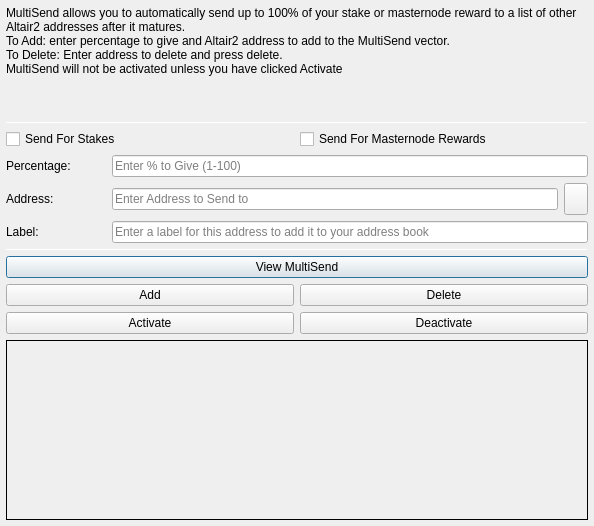
<?xml version="1.0" encoding="UTF-8"?>
<ui version="4.0">
 <class>MultiSendDialog</class>
 <widget class="QDialog" name="MultiSendDialog">
  <property name="windowModality">
   <enum>Qt::NonModal</enum>
  </property>
  <property name="geometry">
   <rect>
    <x>0</x>
    <y>0</y>
    <width>594</width>
    <height>526</height>
   </rect>
  </property>
  <property name="windowTitle">
   <string>MultiSend</string>
  </property>
  <layout class="QVBoxLayout" name="verticalLayout" stretch="0">
   <property name="leftMargin">
    <number>6</number>
   </property>
   <property name="topMargin">
    <number>6</number>
   </property>
   <property name="rightMargin">
    <number>6</number>
   </property>
   <property name="bottomMargin">
    <number>6</number>
   </property>
   <item>
    <layout class="QVBoxLayout" name="verticalLayout_Main" stretch="1,1,1,0,1,1,1">
     <item>
      <widget class="QLabel" name="label_2">
       <property name="lineWidth">
        <number>1</number>
       </property>
       <property name="text">
        <string>MultiSend allows you to automatically send up to 100% of your stake or masternode reward to a list of other Altair2 addresses after it matures.
To Add: enter percentage to give and Altair2 address to add to the MultiSend vector.
To Delete: Enter address to delete and press delete.
MultiSend will not be activated unless you have clicked Activate</string>
       </property>
       <property name="alignment">
        <set>Qt::AlignLeading|Qt::AlignLeft|Qt::AlignTop</set>
       </property>
       <property name="wordWrap">
        <bool>true</bool>
       </property>
      </widget>
     </item>
     <item>
      <widget class="Line" name="line">
       <property name="minimumSize">
        <size>
         <width>0</width>
         <height>1</height>
        </size>
       </property>
       <property name="maximumSize">
        <size>
         <width>16777215</width>
         <height>1</height>
        </size>
       </property>
       <property name="orientation">
        <enum>Qt::Horizontal</enum>
       </property>
      </widget>
     </item>
     <item>
      <layout class="QVBoxLayout" name="verticalLayout_Settings">
       <item>
        <layout class="QHBoxLayout" name="horizontalLayout">
         <item>
          <widget class="QCheckBox" name="multiSendStakeCheckBox">
           <property name="text">
            <string>Send For Stakes</string>
           </property>
          </widget>
         </item>
         <item>
          <widget class="QCheckBox" name="multiSendMasternodeCheckBox">
           <property name="text">
            <string>Send For Masternode Rewards</string>
           </property>
          </widget>
         </item>
        </layout>
       </item>
       <item>
        <layout class="QHBoxLayout" name="horizontalLayout_6">
         <item>
          <widget class="QLabel" name="label">
           <property name="minimumSize">
            <size>
             <width>100</width>
             <height>0</height>
            </size>
           </property>
           <property name="toolTip">
            <string>Percentage of stake to send</string>
           </property>
           <property name="text">
            <string>Percentage:</string>
           </property>
          </widget>
         </item>
         <item>
          <widget class="QLineEdit" name="multiSendPercentEdit">
           <property name="toolTip">
            <string>Enter whole numbers 1 - 100</string>
           </property>
           <property name="placeholderText">
            <string>Enter % to Give (1-100)</string>
           </property>
          </widget>
         </item>
        </layout>
       </item>
       <item>
        <layout class="QHBoxLayout" name="horizontalLayout_7">
         <item>
          <widget class="QLabel" name="label_5">
           <property name="minimumSize">
            <size>
             <width>100</width>
             <height>0</height>
            </size>
           </property>
           <property name="toolTip">
            <string>Address to send portion of stake to</string>
           </property>
           <property name="text">
            <string>Address:</string>
           </property>
          </widget>
         </item>
         <item>
          <widget class="QLineEdit" name="multiSendAddressEdit">
           <property name="toolTip">
            <string/>
           </property>
           <property name="placeholderText">
            <string>Enter Address to Send to</string>
           </property>
          </widget>
         </item>
         <item>
          <widget class="QToolButton" name="addressBookButton">
           <property name="maximumSize">
            <size>
             <width>16777215</width>
             <height>32</height>
            </size>
           </property>
           <property name="toolTip">
            <string>Choose an address from the address book</string>
           </property>
           <property name="text">
            <string/>
           </property>
           <property name="icon">
            <iconset resource="../altair2.qrc">
             <normaloff>:/icons/address-book</normaloff>:/icons/address-book</iconset>
           </property>
           <property name="shortcut">
            <string>Alt+A</string>
           </property>
          </widget>
         </item>
        </layout>
       </item>
      </layout>
     </item>
     <item>
      <layout class="QHBoxLayout" name="horizontalLayout_3">
       <item>
        <widget class="QLabel" name="label_3">
         <property name="minimumSize">
          <size>
           <width>100</width>
           <height>0</height>
          </size>
         </property>
         <property name="text">
          <string>Label:</string>
         </property>
        </widget>
       </item>
       <item>
        <widget class="QLineEdit" name="labelAddressLabelEdit">
         <property name="placeholderText">
          <string>Enter a label for this address to add it to your address book</string>
         </property>
        </widget>
       </item>
      </layout>
     </item>
     <item>
      <widget class="Line" name="line_2">
       <property name="minimumSize">
        <size>
         <width>0</width>
         <height>1</height>
        </size>
       </property>
       <property name="maximumSize">
        <size>
         <width>16777215</width>
         <height>1</height>
        </size>
       </property>
       <property name="orientation">
        <enum>Qt::Horizontal</enum>
       </property>
      </widget>
     </item>
     <item>
      <layout class="QVBoxLayout" name="verticalLayout_Buttons">
       <item>
        <layout class="QHBoxLayout" name="horizontalLayout_4">
         <item>
          <widget class="QPushButton" name="viewButton">
           <property name="toolTip">
            <string/>
           </property>
           <property name="statusTip">
            <string>View MultiSend Vector</string>
           </property>
           <property name="text">
            <string>View MultiSend</string>
           </property>
          </widget>
         </item>
        </layout>
       </item>
       <item>
        <layout class="QHBoxLayout" name="horizontalLayout_2">
         <item>
          <widget class="QPushButton" name="addButton">
           <property name="toolTip">
            <string/>
           </property>
           <property name="statusTip">
            <string>Add to MultiSend Vector</string>
           </property>
           <property name="text">
            <string>Add</string>
           </property>
          </widget>
         </item>
         <item>
          <widget class="QPushButton" name="deleteButton">
           <property name="toolTip">
            <string/>
           </property>
           <property name="statusTip">
            <string>Delete Address From MultiSend Vector</string>
           </property>
           <property name="text">
            <string>Delete</string>
           </property>
          </widget>
         </item>
        </layout>
       </item>
       <item>
        <layout class="QHBoxLayout" name="horizontalLayout_5">
         <item>
          <widget class="QPushButton" name="activateButton">
           <property name="statusTip">
            <string>Activate MultiSend</string>
           </property>
           <property name="text">
            <string>Activate</string>
           </property>
          </widget>
         </item>
         <item>
          <widget class="QPushButton" name="disableButton">
           <property name="statusTip">
            <string>Deactivate MultiSend</string>
           </property>
           <property name="text">
            <string>Deactivate</string>
           </property>
          </widget>
         </item>
        </layout>
       </item>
      </layout>
     </item>
     <item>
      <widget class="QLabel" name="message">
       <property name="minimumSize">
        <size>
         <width>0</width>
         <height>180</height>
        </size>
       </property>
       <property name="frameShape">
        <enum>QFrame::Panel</enum>
       </property>
       <property name="frameShadow">
        <enum>QFrame::Plain</enum>
       </property>
       <property name="lineWidth">
        <number>1</number>
       </property>
       <property name="midLineWidth">
        <number>1</number>
       </property>
       <property name="text">
        <string/>
       </property>
       <property name="alignment">
        <set>Qt::AlignLeading|Qt::AlignLeft|Qt::AlignTop</set>
       </property>
       <property name="wordWrap">
        <bool>true</bool>
       </property>
      </widget>
     </item>
    </layout>
   </item>
  </layout>
 </widget>
 <resources>
  <include location="../altair2.qrc"/>
 </resources>
 <connections/>
</ui>
